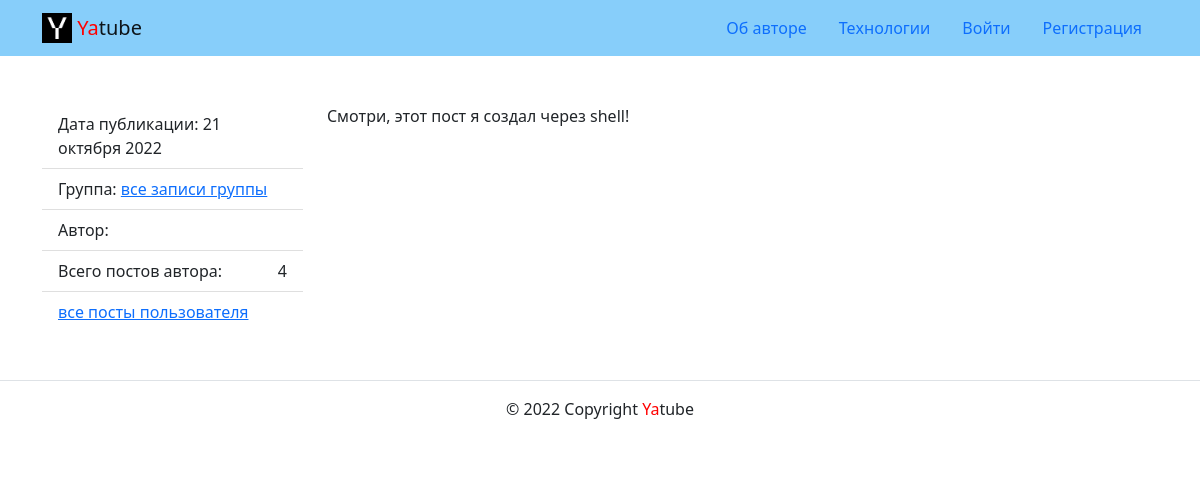
Page /posts/38/ on the committed database.
### posts/models.py (models this page shows)
class Post(models.Model):
    text = models.TextField(verbose_name='Текст')
    pub_date = models.DateTimeField(auto_now_add=True, verbose_name='Дата'
                                    'публикации')
    author = models.ForeignKey(
        User,
        verbose_name='Автор',
        on_delete=models.CASCADE,
        related_name='posts'
    )
    group = models.ForeignKey(
        'Group',
        verbose_name='Группа',
        on_delete=models.SET_NULL,
        null=True,
        blank=True,
        related_name='posts',
    )
    def __str__(self):
        return self.text
    class Meta:
        verbose_name = ('Посты')
        verbose_name_plural = ('Посты')
        ordering = ['pub_date']

### posts/views.py (the view)
# urls.py: path('posts/<int:post_id>/', views.post_detail, name='post_detail'),
def post_detail(request, post_id):
    post = get_object_or_404(Post, pk=post_id)
    author = post.author
    context = {
        'post': post,
        'author': author,
    }
    return render(request, 'posts/post_detail.html', context)

### core/context_processors/year.py (called while the page is built)
def year(request):
    return {
        'year': date.today().year
    }

### templates/posts/post_detail.html (shortened to what this page needs)
{% extends 'base.html' %}
{% block content %}
    <div class="container py-5">
      <div class="row">
        <aside class="col-12 col-md-3">
          <ul class="list-group list-group-flush">
            <li class="list-group-item">
              Дата публикации: {{ post.pub_date|date:"d E Y" }}
            </li>
            <li class="list-group-item">
              Группа: {{ groups_list }}
              {% if post.group %}
              <a href="{% url 'posts:group_list' post.group.slug %}">
                все записи группы</a>
              {% endif %}
            </li>
            <li class="list-group-item">
              Автор: {{ author.get_full_name }}
            </li>
            <li class="list-group-item d-flex justify-content-between align-items-center">
              Всего постов автора:  <span >{{ post.author.posts.count }}</span>
            </li>
            <li class="list-group-item">
              {% if post.author %}
              <a href="{% url 'posts:profile' post.author.username %}">
                все посты пользователя
              </a>
              {% endif %}
            </li>
          </ul>
        </aside>
        <article class="col-12 col-md-9">
          <p>
            {{ post }}
          </p>
        </article>
      </div>
    </div>
{% endblock %}

### rows in the picture
Post: pub_date "21 октября 2022", author.posts.count "4", text "Смотри, этот пост я создал через shell!"
